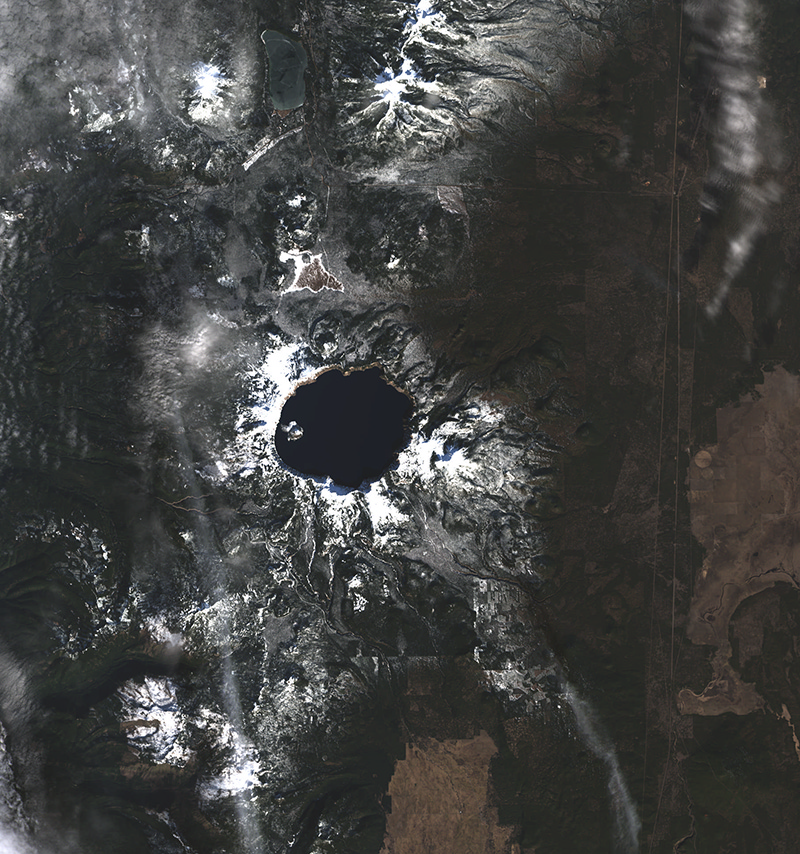
%> input picture planeta.png, 800 x 854 px
$ octave espectro.m   (GNU Octave 9; MATLAB toolbox functions it lacks are replaced by stand-ins)
%> lines starting %> are read from the running program, lines starting %| are printed output that depends on the picture; in (x1, y1, x2, y2) boxes, pixels count from 0 and x2, y2 are one past the last pixel; in counts of white or black regions, pixels touching at a corner belong together; the program's own positions count from 1
% Cargar la imagen de la ciudad
imagen = imread('C:\Users\USER 2022\OneDrive\Escritorio\PDI\planeta.png'); % Asegúrate de tener la imagen en el mismo directorio o especifica la ruta completa
%> imagen is the input picture: size 854x800x3 uint8; mean R, G, B 67, 67.6, 66.2

% Separar los canales RGB
canal_rojo = imagen(:,:,1);   % Canal rojo
canal_verde = imagen(:,:,2);  % Canal verde
canal_azul = imagen(:,:,3);   % Canal azul

% Binarizar los canales para obtener las áreas ocupadas por cada color
umbral = 100; % Ajusta este umbral según la intensidad de cada canal

% Crear máscaras binarias
mascara_rojo = canal_rojo > umbral;
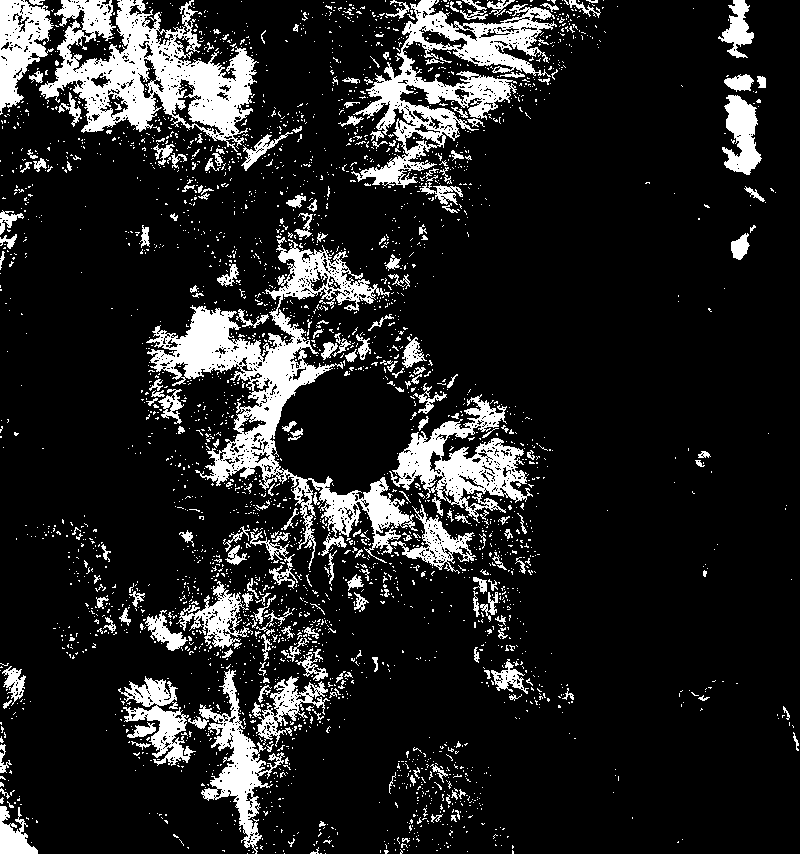
%> mascara_rojo: size 854x800 logical; 14.2% white; 3139 white regions (2901 under 20 px), largest, box (x1, y1, x2, y2) and area: (146, 237, 418, 570) 17647, (39, 0, 259, 152) 14654, (351, 0, 557, 188) 11292
mascara_verde = canal_verde > umbral;
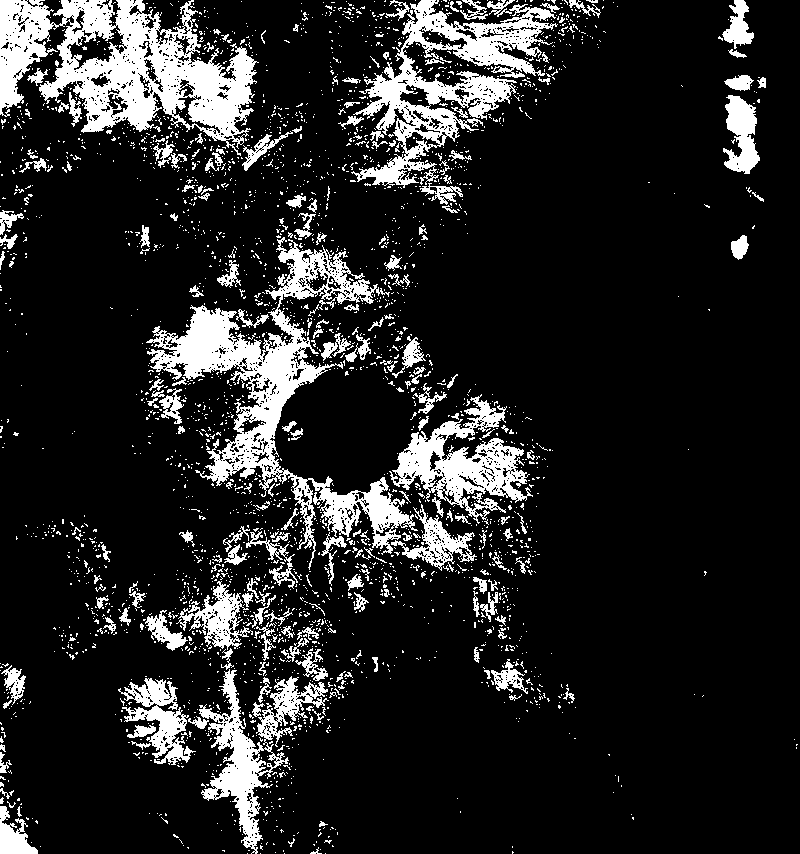
%> mascara_verde: size 854x800 logical; 14.4% white; 2897 white regions (2675 under 20 px), largest, box (x1, y1, x2, y2) and area: (0, 0, 259, 156) 19163, (146, 237, 418, 570) 17915, (351, 0, 558, 188) 11982
mascara_azul = canal_azul > umbral;
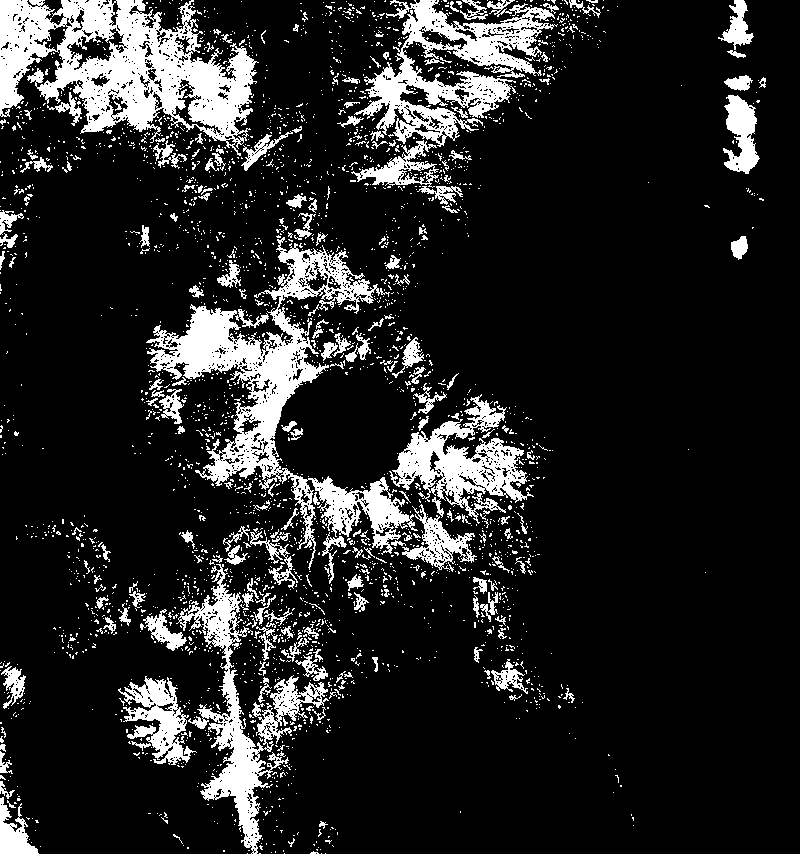
%> mascara_azul: size 854x800 logical; 14.7% white; 2907 white regions (2687 under 20 px), largest, box (x1, y1, x2, y2) and area: (0, 0, 259, 156) 19996, (146, 237, 418, 570) 18483, (354, 0, 558, 147) 10630

% Aplicar efecto de nebulosa
nebulosa_roja = double(mascara_rojo) .* 255;  % Amplificar el canal rojo
nebulosa_verde = double(mascara_verde) .* 255;  % Amplificar el canal verde
nebulosa_azul = double(mascara_azul) .* 255;  % Amplificar el canal azul

% Mostrar resultados
figure;
subplot(2, 2, 1), imshow(imagen), title('Imagen original');
subplot(2, 2, 2), imshow(cat(3, nebulosa_roja, zeros(size(imagen, 1), size(imagen, 2)), zeros(size(imagen, 1), size(imagen, 2)))), title('roja');
subplot(2, 2, 3), imshow(cat(3, zeros(size(imagen, 1), size(imagen, 2)), nebulosa_verde, zeros(size(imagen, 1), size(imagen, 2)))), title('verde');
%> after `imshow(cat(3, zeros(size(imagen, 1), size(imagen, 2)), nebulosa_verde,`:
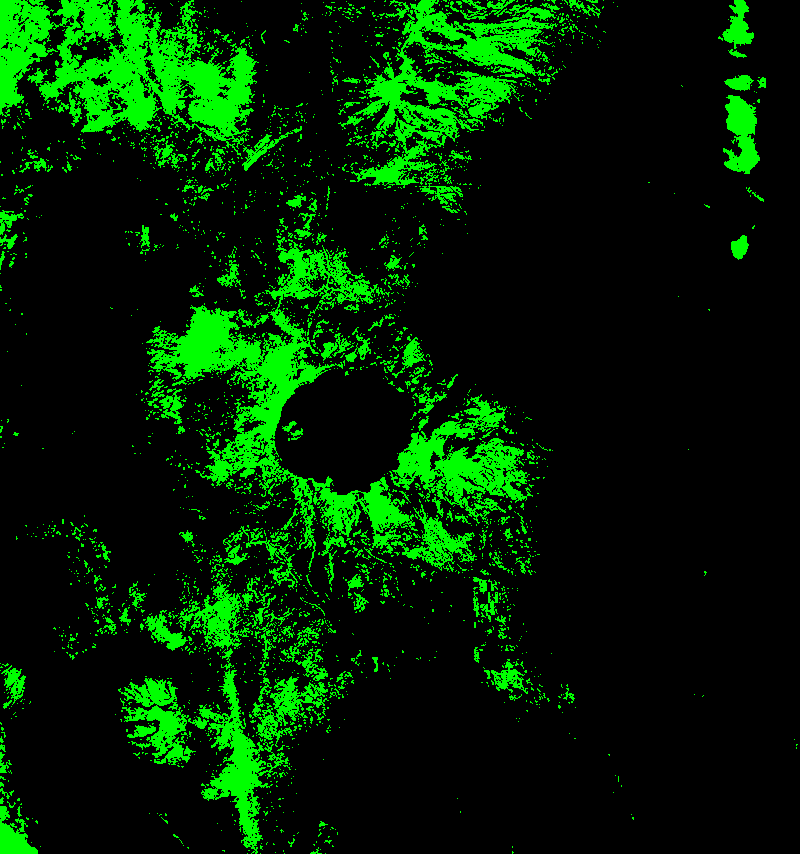
%> displayed picture: size 854x800x3, on the screen's scale of 0 to 255; mean R, G, B 0, 36.8, 0
subplot(2, 2, 4), imshow(cat(3, zeros(size(imagen, 1), size(imagen, 2)), zeros(size(imagen, 1), size(imagen, 2)), nebulosa_azul)), title('azul');
%> after `imshow(cat(3, zeros(size(imagen, 1), size(imagen, 2)), zeros(size(imag`:
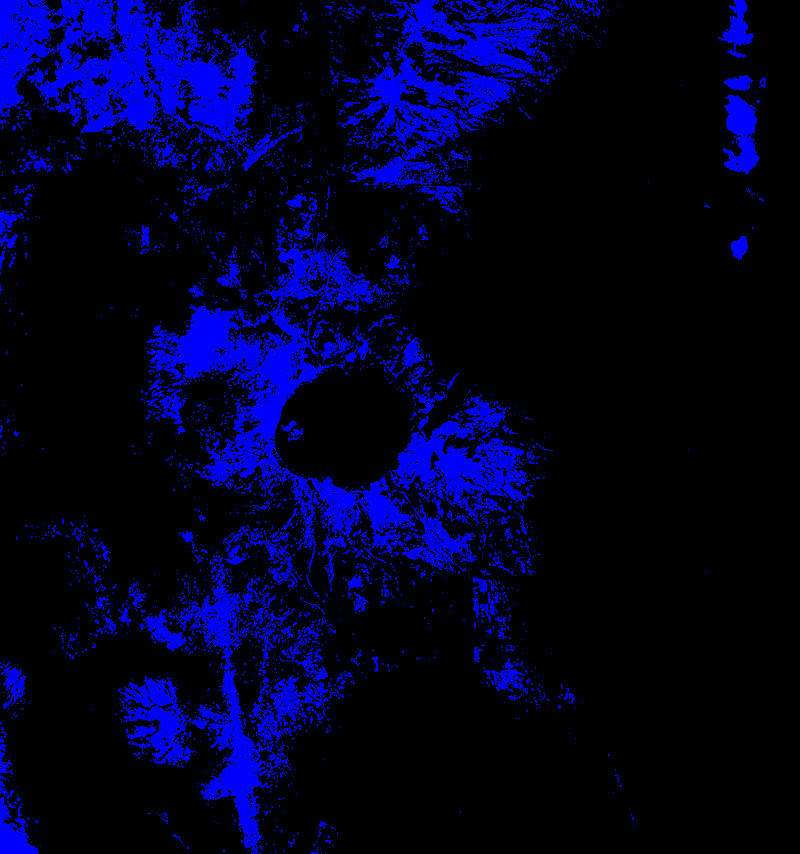
%> displayed picture: size 854x800x3, on the screen's scale of 0 to 255; mean R, G, B 0, 0, 37.4
%> after `title('azul')`:
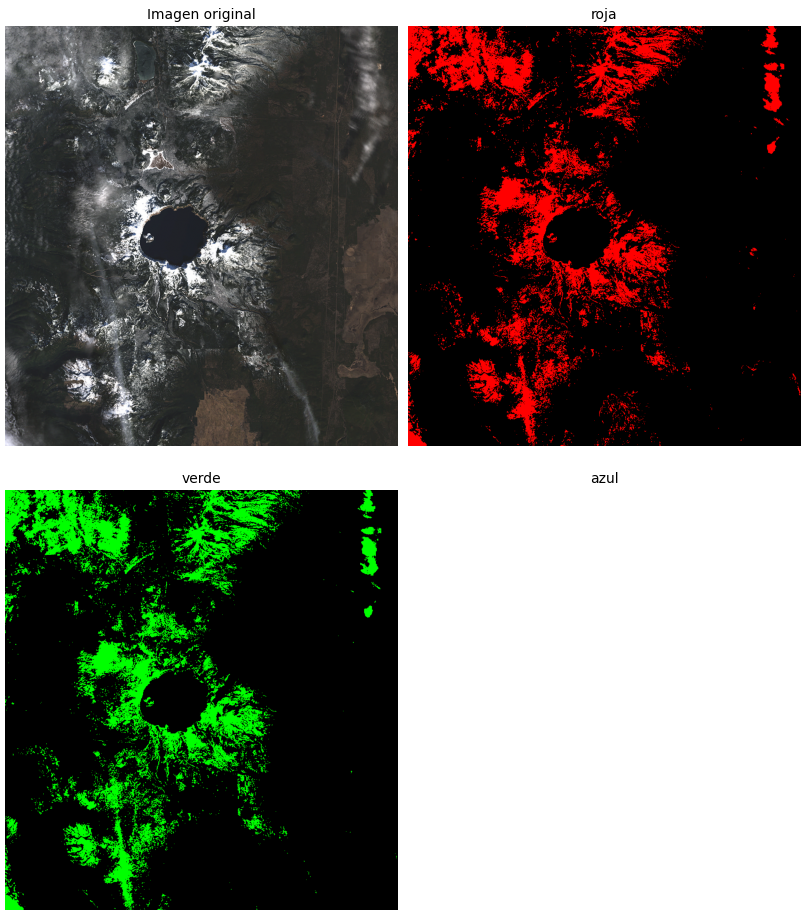
%> figure redrawn from the program's plot data, 4 panels

$ run again, with familia.png copied over planeta.png
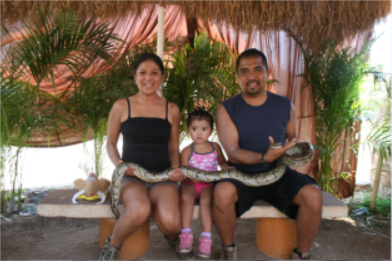
%> input picture familia.png, 392 x 261 px
%> imagen is the input picture: size 261x392x3 uint8; mean R, G, B 116.9, 98.2, 80.8
%> `mascara_rojo = canal_rojo > umbral;`:
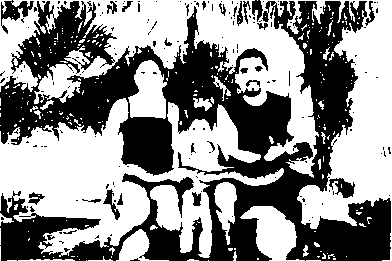
%> mascara_rojo: size 261x392 logical; 54.7% white; 173 black regions (147 under 20 px), largest, box (x1, y1, x2, y2) and area: (0, 1, 391, 261) 43790, (1, 0, 34, 34) 417, (329, 178, 355, 198) 284
%> mascara_verde: size 261x392 logical; 35% white; 329 white regions (277 under 20 px), largest, box (x1, y1, x2, y2) and area: (0, 21, 284, 240) 12019, (322, 0, 392, 261) 9529, (107, 4, 188, 69) 2440
%> mascara_azul: size 261x392 logical; 25.1% white; 245 white regions (185 under 20 px), largest, box (x1, y1, x2, y2) and area: (0, 102, 128, 219) 7539, (322, 0, 392, 261) 7307, (249, 26, 295, 95) 1590
%> `imshow(cat(3, zeros(size(imagen, 1), size(imagen, 2)), zeros(size(imag`:
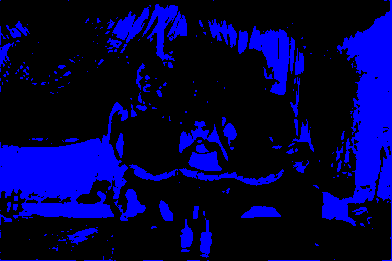
%> displayed picture: size 261x392x3, on the screen's scale of 0 to 255; mean R, G, B 0, 0, 64
